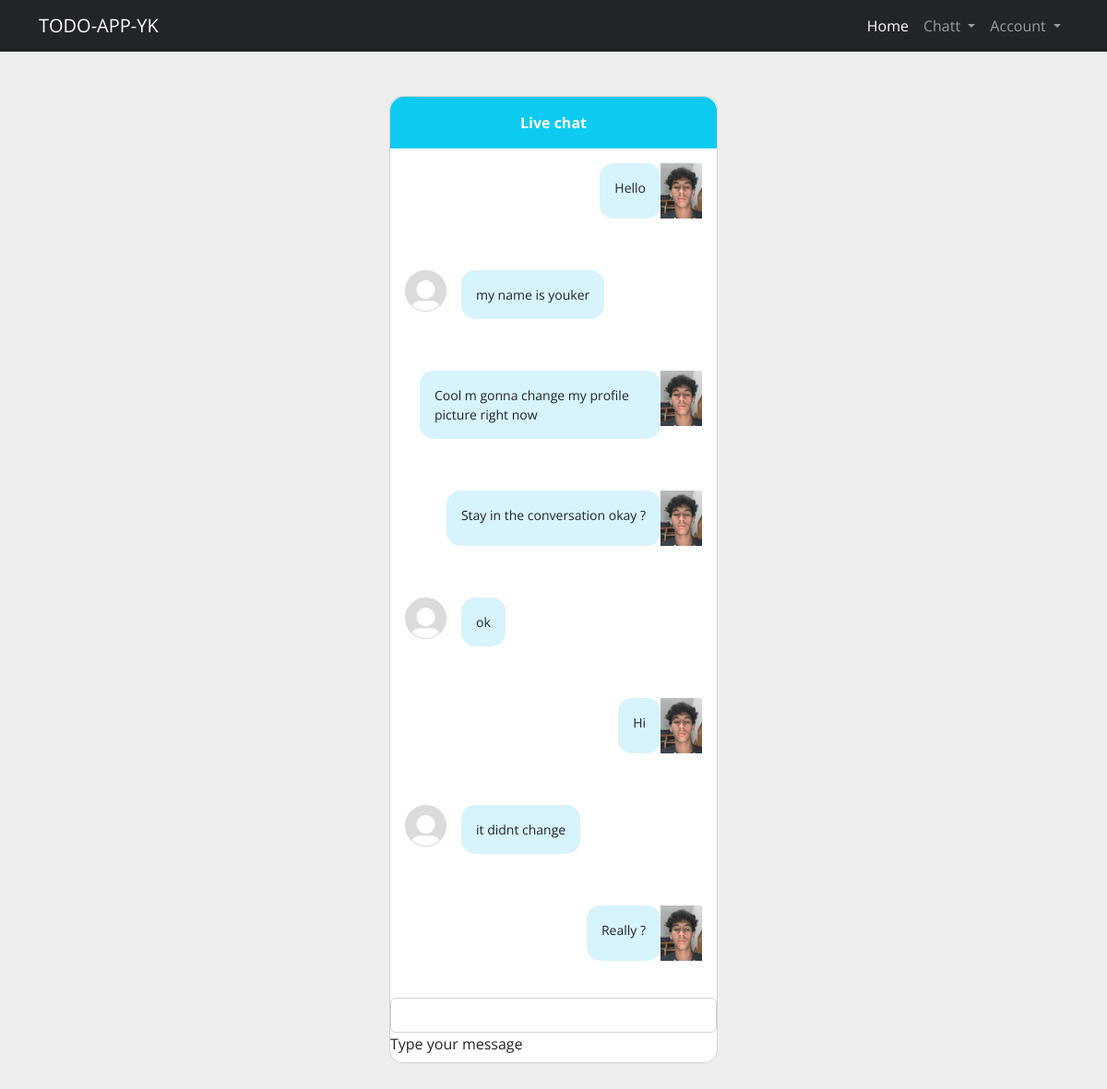
Page /chatting/conversation/1/ (signed in) on the committed database.
### chatting/models.py (models this page shows)
class Message(models.Model):
    content = models.TextField()
    date = models.DateField(default=django.utils.timezone.now)
    conv = models.ForeignKey(Conversation, on_delete=models.CASCADE)
    owner = models.ForeignKey(User, on_delete=models.CASCADE)

class Conversation(models.Model):
    part1 = models.ForeignKey(User, on_delete=models.CASCADE, related_name="part1")
    part2 = models.ForeignKey(User, on_delete=models.CASCADE, related_name="part2")

### accounts/models.py (models this page shows)
class Profile(models.Model):
    user = models.OneToOneField(User, on_delete=models.CASCADE)
    img = models.ImageField(default="profiles/Default.jpg", upload_to="profiles")

### chatting/views.py (the view)
# urls.py: path("conversation/<int:id>/", views.conversation),
def conversation(request, id):
    messages = models.Message.objects.filter(conv = id)
    if len(messages) < 0:
        message = None
    second_user = lambda:models.Conversation.objects.get(id = id).part1 if (models.Conversation.objects.get(id = id).part1 != request.user) else models.Conversation.objects.get(id = id).part2
    context={
        "cnv_id":id,
        "messages":messages,
        "user":request.user,
        "second_user":second_user,
    }
    return render(request, "chatting/conversation.html", context)

### templates/chatting/conversation.html (shortened to what this page needs)
{% extends 'todo-tmp/base.html' %}
{% block content %}
<section style="background-color: #eee;">
    <div class="container py-5">
      <div class="row d-flex justify-content-center">
        <div class="col-md-8 col-lg-6 col-xl-4">
          <div class="card" style="border-radius: 15px;">
            <div
              class="card-header d-flex justify-content-between align-items-center p-3 bg-info text-white border-bottom-0"
              style="border-top-left-radius: 15px; border-top-right-radius: 15px;">
              <p class="mb-0 fw-bold">Live chat</p>
            </div>
            <div id="container">
            {% if messages is not None %}
            {% for msg in  messages%}
            {% if msg.owner == user%}
              <div class="card-body">
                <div class="d-flex flex-row justify-content-end mb-4">
                  <div class="p-3 ms-3" style="border-radius: 15px; background-color: rgba(57, 192, 237,.2);">
                    <p class="small mb-0">{{msg.content}}</p>
                  </div>
                  <img src="{{user.profile.img.url}}"
                    alt="avatar 1" style="width: 45px; height: 100%;">
                </div>
                </div>
            {% else %}
            <div class="card-body">
              <div class="d-flex flex-row justify-content-start mb-4">
                <img src="{{second_user.profile.img.url}}"
                  alt="avatar 1" style="width: 45px; height: 100%;">
                <div class="p-3 ms-3" style="border-radius: 15px; background-color: rgba(57, 192, 237,.2);">
                  <p class="small mb-0">{{msg.content}}</p>
                </div>
              </div>
              </div>
            {% endif %}
            {% endfor %}
            </div>
            {% else %}
            <h1>conversation is empty</h1>
            {% endif %}
              <div class="form-outline">
                <input class="form-control" type="text" id="message_input"></input>
                <label class="form-label" for="message_input">Type your message</label>
              </div>
            </div>
        </div>
      </div>
    </div>
  </section>
{% endblock content %}

### templates/todo-tmp/base.html (style rules this page uses)
html, body { margin: 0; padding: 0; width: 100%; min-height: 100vh; }
body { font-family: "Open Sans", sans-serif; background: #e0e0e0; }

### rows in the picture
Message: content "Hello", profile.img (picture)
Message: profile.img (placeholder picture), content "my name is youker"
Message: content "Cool m gonna change my profile picture right now", profile.img (picture)
Message: content "Stay in the conversation okay ?", profile.img (picture)
Message: profile.img (placeholder picture), content "ok"
Message: content "Hi", profile.img (picture)
Message: profile.img (placeholder picture), content "it didnt change"
Message: content "Really ?", profile.img (picture)
